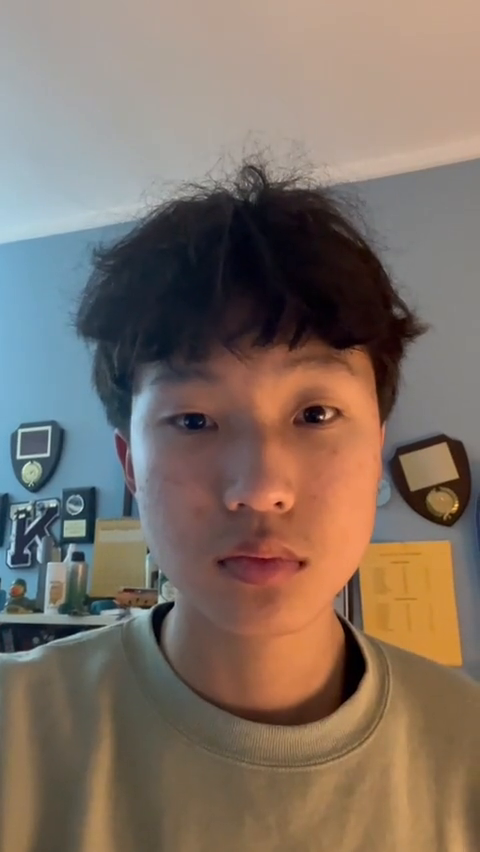
#> input picture frame 29 of Lie Detection/eyeBlinkVid.mp4, 480 x 852 px
$ python run.py
#> lines starting #> are read from the running program, lines starting #| are printed output that depends on the picture; after the words box and inside, x2 and y2 are one past the last pixel; in counts of white or black regions, pixels touching at a corner belong together
import cv2

eye_cascade = cv2.CascadeClassifier('haarcascade_eye_tree_eyeglasses.xml')
face_cascade = cv2.CascadeClassifier('haarcascade_frontalface_default.xml')
cap = cv2.VideoCapture('eyeBlinkVid.mp4')

while cap.isOpened():
    ret, frame = cap.read()
#> frame is the input picture: shape (852, 480, 3); mean B, G, R 101.1, 112.3, 127.4

    if not ret:
        print("Video doesn't work")
        break

    gray = cv2.cvtColor(frame, cv2.COLOR_BGR2GRAY)
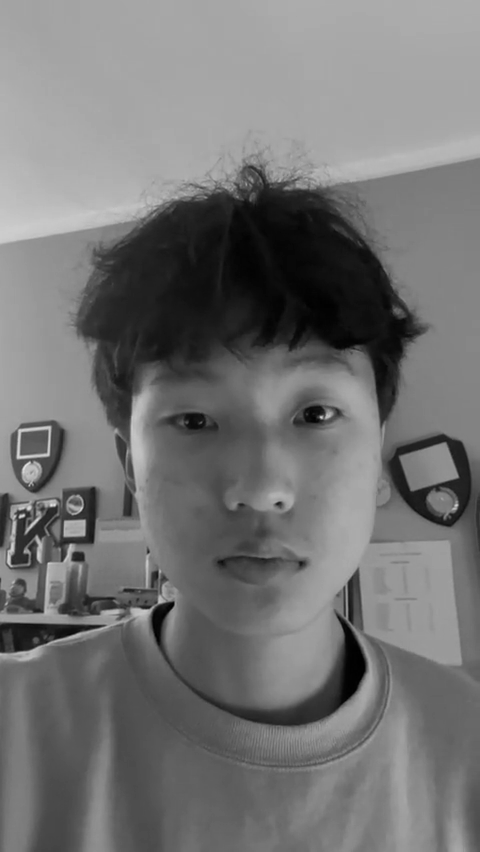
#> gray: shape (852, 480); min 0, max 226, mean 115.5
    face = face_cascade.detectMultiScale(gray, 1.1, 4)
#> face = [[52, 524, 46, 46], [114, 318, 299, 299]]

    for (x, y, w, h) in face:
        cv2.rectangle(frame, (x,y), (x+w, y+h), (255, 0, 0), 3)
        roi_gray = gray[y:y+h, x:x+w]
        roi_color = frame[y:y+h, x:x+w]
        eyes = eye_cascade.detectMultiScale(roi_gray)
        for (ex, ey, ew, eh) in eyes:
            cv2.rectangle(roi_color, (ex, ey), (ex+ew, ey+eh), (0, 0, 255), 5)
#> this loop made 2 passes
#> (x, y, w, h, eyes) on pass 2: (114, 318, 299, 299, [[47, 72, 63, 63], [171, 68, 59, 59]])
#> pass 1, `roi_gray = gray[y:y+h, x:x+w]`:
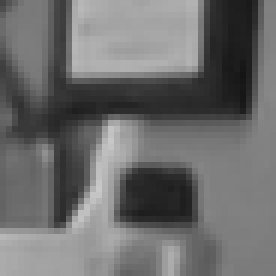
#> roi_gray: shape (46, 46) (shown 6 times larger); min 20, max 200, mean 108.6
#> pass 1, `roi_color = frame[y:y+h, x:x+w]`:
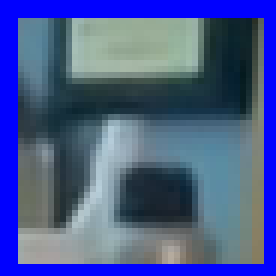
#> roi_color: shape (46, 46, 3) (shown 6 times larger); mean B, G, R 143.9, 88.2, 71.6
#> pass 2, `roi_gray = gray[y:y+h, x:x+w]`:
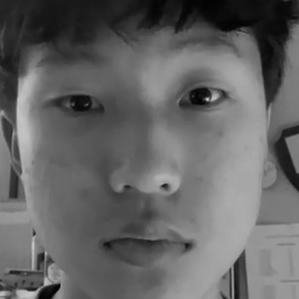
#> roi_gray: shape (299, 299); min 1, max 208, mean 100.3
#> pass 2, `roi_color = frame[y:y+h, x:x+w]`:
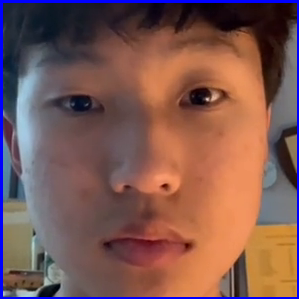
#> roi_color: shape (299, 299, 3); mean B, G, R 82, 88.1, 125.3
#> after the loop:
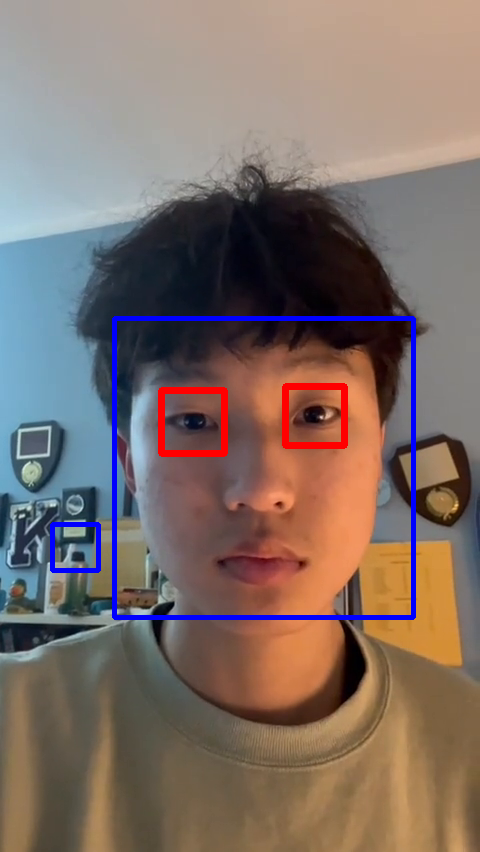
#> frame: shape (852, 480, 3); 2.51% of pixels changed, all inside (x1, y1, x2, y2) = (50, 316, 416, 620)
#> after the loop:
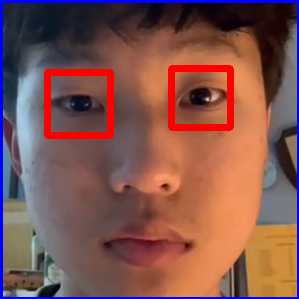
#> roi_color: shape (299, 299, 3); 3.78% of pixels changed, all inside (x1, y1, x2, y2) = (44, 65, 234, 139)


    cv2.imshow('frame', gray)

    if cv2.waitKey(1) == ord('q'):
#> (key q is pressed here)
       break

cap.release()
cv2.destroyAllWindows()

$ run again, starting later in the video
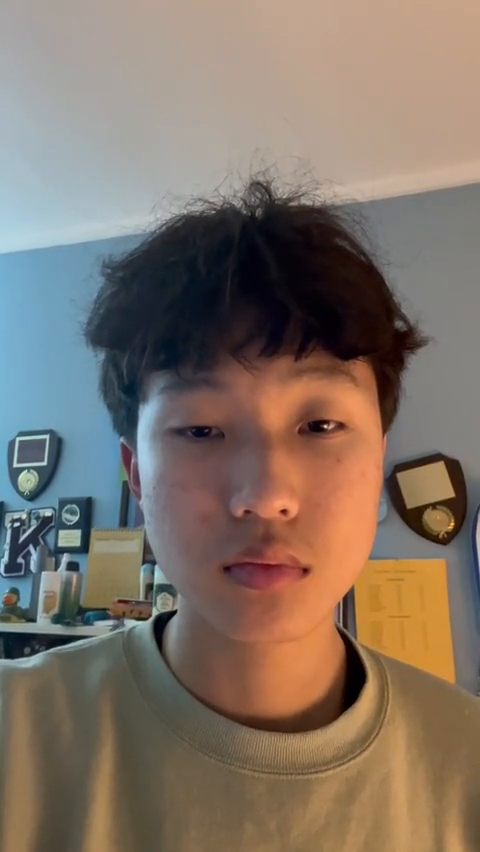
#> input picture frame 130 of Lie Detection/eyeBlinkVid.mp4, 480 x 852 px
#> frame is the input picture: shape (852, 480, 3); mean B, G, R 102.6, 114.3, 128.8
#> `gray = cv2.cvtColor(frame, cv2.COLOR_BGR2GRAY)`:
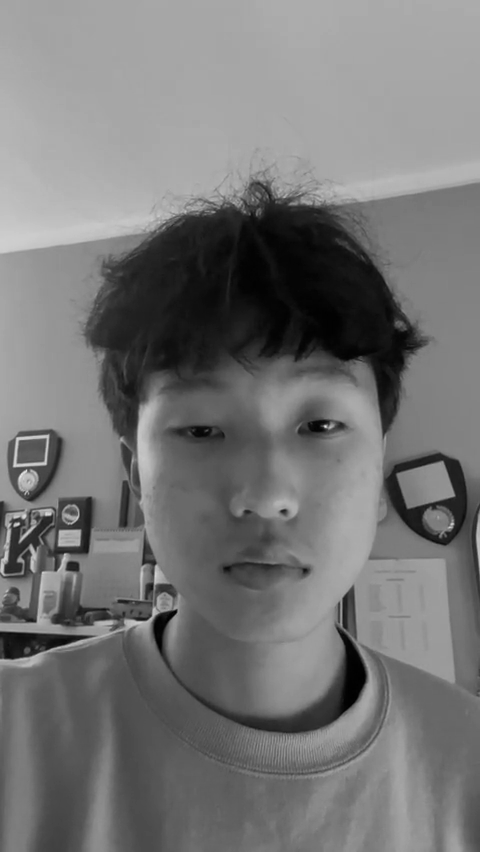
#> gray: shape (852, 480); min 0, max 229, mean 117.3
#> face = [[120, 328, 291, 291]]
#> the loop `for (x, y, w, h) in face:` made 1 pass
#> (x, y, w, h, eyes) on pass 1: (120, 328, 291, 291, [[52, 74, 59, 59], [169, 70, 58, 58], [37, 83, 45, 45]])
#> after the loop `for (x, y, w, h) in face:`:
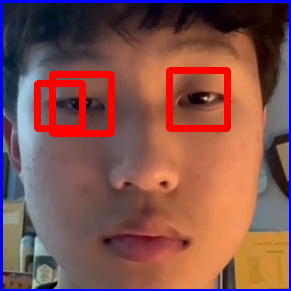
#> roi_color: shape (291, 291, 3); mean B, G, R 77.5, 82.6, 130.1

$ run again, starting later in the video
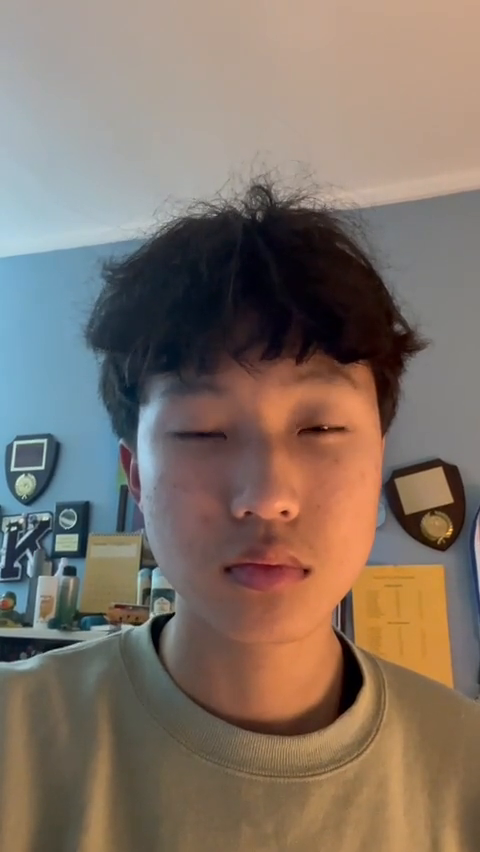
#> input picture frame 232 of Lie Detection/eyeBlinkVid.mp4, 480 x 852 px
#> frame is the input picture: shape (852, 480, 3); mean B, G, R 103.2, 114.4, 128.9
#> `gray = cv2.cvtColor(frame, cv2.COLOR_BGR2GRAY)`:
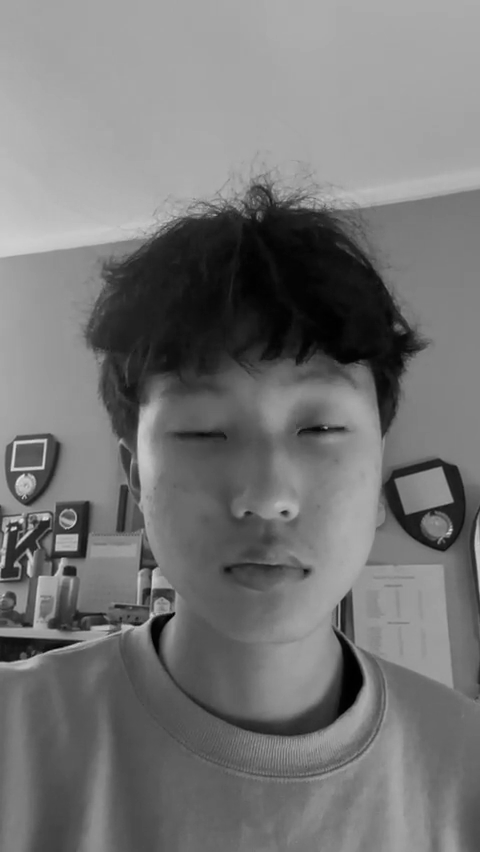
#> gray: shape (852, 480); min 0, max 222, mean 117.5
#> face = [[125, 336, 281, 281]]
#> the loop `for (x, y, w, h) in face:` made 1 pass
#> (x, y, w, h, eyes) on pass 1: (125, 336, 281, 281, [[59, 66, 66, 66]])
#> after the loop `for (x, y, w, h) in face:`:
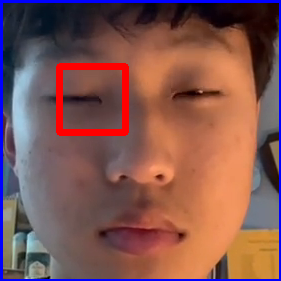
#> roi_color: shape (281, 281, 3); mean B, G, R 81.4, 86.1, 129
